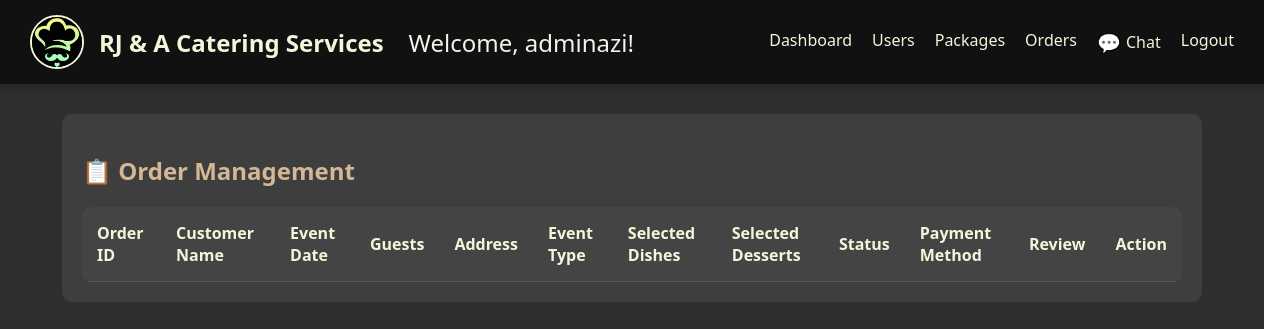
The app's page /admin_home.php (signed in), older data.
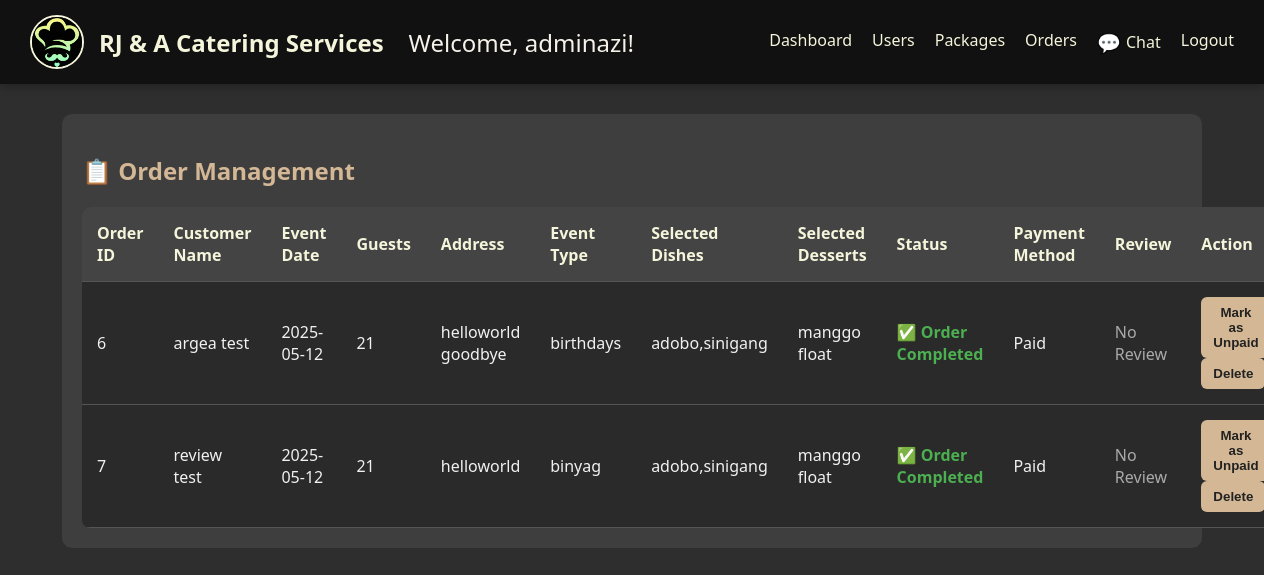
The same page, newer data.
### tables this page shows
CREATE TABLE `orders` (
  `id` int(11) NOT NULL,
  `package_id` int(11) NOT NULL,
  `customer_name` varchar(255) NOT NULL,
  `address` text NOT NULL,
  `event_type` varchar(255) NOT NULL,
  `guest_count` int(11) NOT NULL,
  `selected_dishes` text DEFAULT NULL,
  `selected_desserts` text DEFAULT NULL,
  `lat` decimal(10,7) DEFAULT NULL,
  `lng` decimal(10,7) DEFAULT NULL,
  `created_at` timestamp NOT NULL DEFAULT current_timestamp(),
  `order_date` date DEFAULT NULL,
  `user_id` int(11) NOT NULL,
  `status` varchar(255) DEFAULT NULL,
  `payment_method` varchar(255) DEFAULT NULL,
  `reviews` text DEFAULT NULL,
  `rating` int(10) DEFAULT NULL,
  `total_price` int(10) DEFAULT NULL
);

### admin_home.php (the view, shortened to what the changed rows need)
<?php
include('connection.php');
?>
<!DOCTYPE html>
<html lang="en">
<head>
</head>
<body>
<div class="container">
    <h2>📋 Order Management</h2>
<?php
$order_query = "SELECT * FROM orders ORDER BY order_date DESC";
$result = $conn->query($order_query);
?>
    <table>
        <tr>
            <th>Order ID</th>
            <th>Customer Name</th>
            <th>Event Date</th>
            <th>Guests</th>
            <th>Address</th>
            <th>Event Type</th>
            <th>Selected Dishes</th>
            <th>Selected Desserts</th>
            <th>Status</th>
            <th>Payment Method</th>
            <th>Review</th>
            <th>Action</th>
        </tr>
        <?php while ($row = $result->fetch_assoc()): ?>
            <tr>
                <td><?= htmlspecialchars($row['id']) ?></td>
                <td><?= htmlspecialchars($row['customer_name']) ?></td>
                <td><?= htmlspecialchars($row['order_date']) ?></td>
                <td><?= htmlspecialchars($row['guest_count']) ?></td>
                <td><?= htmlspecialchars($row['address']) ?></td>
                <td><?= htmlspecialchars($row['event_type']) ?></td>
                <td><?= htmlspecialchars($row['selected_dishes']) ?></td>
                <td><?= htmlspecialchars($row['selected_desserts']) ?></td>
                <td>
                    <?php if ($row['status'] === 'done'): ?>
                        <span class="status-paid">✅ Order Completed</span>
                    <?php elseif ($row['status'] === 'paid'): ?>
                        <span class="status-paid"><span style='color:#4caf50;font-weight:bold;'>✔ Paid</span></span>
                    <?php elseif ($row['status'] === 'pending payment' && $row['payment_method'] === 'GCash'): ?>
                        <span class="status-pending">⏳ Pending GCash Payment</span>
                    <?php elseif (!empty($row['payment_method'])): ?>
                        <span class="status-pending">⏳ Awaiting Confirmation</span>
                    <?php else: ?>
                        <span class="status-pending">Pending</span>
                    <?php endif; ?>
                </td>
                <td><?= htmlspecialchars($row['payment_method']) ?: 'N/A' ?></td>
                <td>
                    <?php if (!empty($row['review'])): ?>
                        <button onclick="openReviewModal(<?= $row['id'] ?>, '<?= addslashes($row['review']) ?>')">View Review</button>
                    <?php else: ?>
                        <span style="color: #aaa;">No Review</span>
                    <?php endif; ?>
                </td>
                <td>
                    <?php if ($row['status'] === 'pending payment' && $row['payment_method'] === 'GCash'): ?>
                        <form method="POST" action="admin_payment.php" style="display:inline-block;">
                            <input type="hidden" name="order_id" value="<?= $row['id'] ?>">
                            <button type="submit" name="mark_paid">Verify Payment</button>
                        </form>
                    <?php else: ?>
                        <form method="POST" action="admin_payment.php" style="display:inline-block;">
                            <button type="submit" name="mark_unpaid">Mark as Unpaid</button>
                        </form>
                        <?php if ($row['status'] !== 'done'): ?>
                            <form method="POST" action="admin_payment.php" style="display:inline-block;">
                                <input type="hidden" name="order_id" value="<?= $row['id'] ?>">
                                <button type="submit" name="mark_done">Mark as Done</button>
                            </form>
                        <?php else: ?>
                            <form method="POST" action="admin_payment.php" style="display:inline-block;" onsubmit="return confirm('Are you sure you want to delete this completed order?');">
                                <button type="submit" name="delete_order">Delete</button>
                            </form>
                        <?php endif; ?>
                    <?php endif; ?>
                </td>
            </tr>
        <?php endwhile; ?>
    </table>
</div>
</body>
</html>

Row changes from the older to the newer data that the page shows:
added orders: id "6", customer_name "argea test", order_date "2025-05-12", guest_count "21", address "helloworld goodbye", event_type "birthdays", selected_dishes "adobo,sinigang", selected_desserts "manggo float", status "✅ Order Completed", payment_method "Paid"
added orders: id "7", customer_name "review test", order_date "2025-05-12", guest_count "21", address "helloworld", event_type "binyag", selected_dishes "adobo,sinigang", selected_desserts "manggo float", status "✅ Order Completed", payment_method "Paid"
